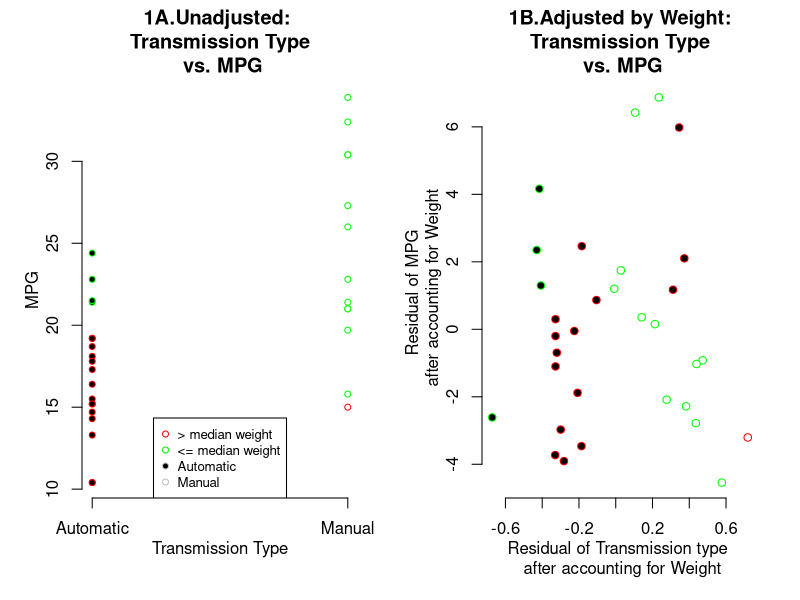
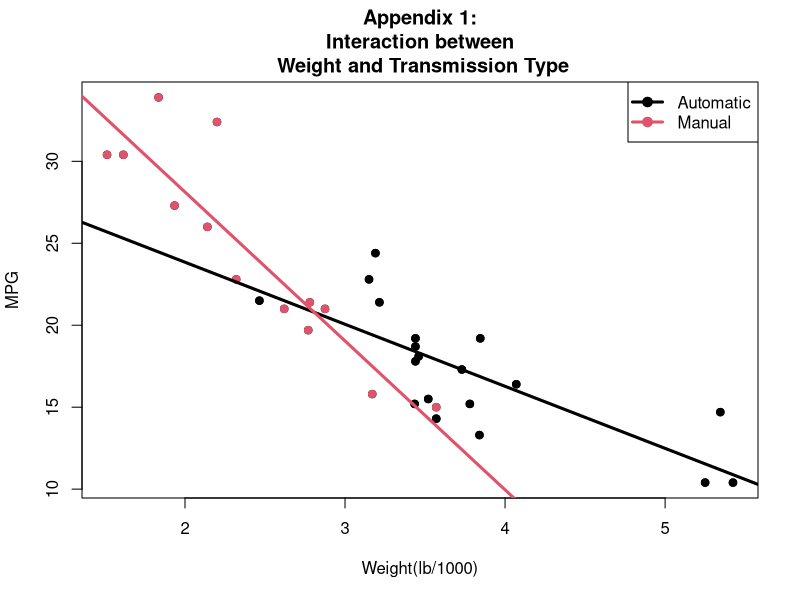
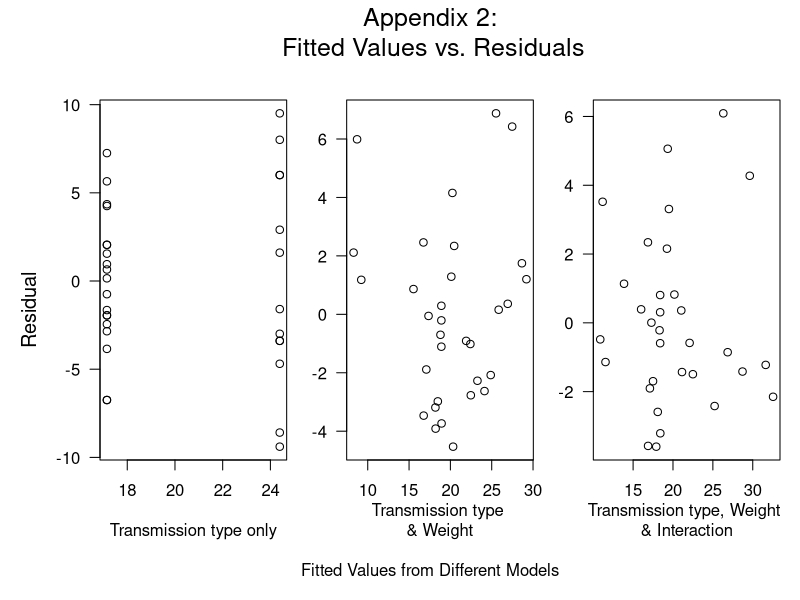

The R script that drew these images, in order:
## ---- chunk 1
setwd('~/Documents/Coursera/RegressionModels/MotorTrend'); library(datasets)
d = mtcars; d$am.f = as.factor(d$am) # (0 = automatic, 1 = manual)
mMPG.auto = round(mean(d$mpg[d$am.f=='0']),2); mMPG.man = round(mean(d$mpg[d$am.f=='1']),2);
sdMPG.auto = round(sd(d$mpg[d$am.f=='0']),2); sdMPG.man = round(sd(d$mpg[d$am.f=='1']),2);
dotCol = ifelse(d$wt>median(d$wt),'red','green'); dotBG = ifelse(d$am==0,'black','white')
png(file='Figure1.png', width=300, height=240, units="px", pointsize=7.5); par(mfrow = c(1, 2))
plot(mpg~am, data=d, pch=21, col=dotCol, bg=dotBG, mgp = c(2, 1, 0),
     main="1A.Unadjusted: \n Transmission Type \n vs. MPG",
     xlab="Transmission Type", ylab="MPG", cex=.8, axes=FALSE)
axis(1, 0:1, c('Automatic','Manual'), cex=.7); axis(2)
legend('bottom',c('> median weight','<= median weight','Automatic','Manual'), 
       pch=21, cex=.8, col=c('red','green','grey','grey'), pt.bg=c(NA,NA,'black',NA))
plot(resid(lm(am~wt, data=d)), resid(lm(mpg~wt, data=d)), 
     pch=21, col=dotCol, bg=dotBG, axes=FALSE, ann=FALSE, xaxt='n')
title(main="1B.Adjusted by Weight:\n Transmission Type \n vs. MPG"); 
title(ylab="Residual of MPG \n after accounting for Weight", mgp = c(2, 1, 0), cex=.7); 
title(xlab="Residual of Transmission type \n after accounting for Weight", mgp=c(3,1,0), cex=.7)
axis(1); axis(2); dev.off(); par(mfrow = c(1, 1))
## ---- chunk 2
lm.simple = lm(mpg~am.f, data=d); # model1: just am
lm.all = lm(mpg~., data=mtcars); # model2: all variables
lm.mix = lm(mpg~am.f+wt, data=d); # model3: am and wt
lmBoth <- lm(mpg~wt+am.f+wt*am.f,data=d) # model4: with interaction term
## ---- chunk 3
png(file='Appendix1.png', width=240, height=240, units="px", pointsize=10);
plot(d$wt,d$mpg,pch=19,ann=FALSE); points(d$wt,d$mpg,pch=19,col=((d$am.f=="1")*1+1))
abline(c(lmBoth$coeff[1],lmBoth$coeff[2]),col=1,lwd=3) # automatic
abline(c(lmBoth$coeff[1]+lmBoth$coeff[3], lmBoth$coeff[2]+lmBoth$coeff[4]),col=2,lwd=3) # manual
title(main="Appendix 1:\n Interaction between \n Weight and Transmission Type");
title(ylab="MPG"); title(xlab="Weight(lb/1000)"); 
legend('topright',c('Automatic','Manual'), pch=21, col=c(1,2), pt.bg=c(1,2), lwd=3); dev.off()
png(file='Appendix2.png', width=720, height=240, units="px", pointsize=12)
par(mfrow=c(1,3), oma=c(3,3,4,0), mar=c(4,2,1,1), las=1, cex=1)
plot(lm.simple$fitted.values, lm.simple$res, xlab="Transmission type only", ylab="")
plot(lm.mix$fitted.values, lm.mix$res,xlab="Transmission type \n& Weight", ylab="")
plot(lmBoth$fitted.values, lmBoth$res, xlab="Transmission type, Weight \n& Interaction", ylab="")
mtext("Fitted Values from Different Models", 1, 1, outer=TRUE, cex=1); mtext("Residual", 2, 1, outer=TRUE, las=0,cex=1.2)
mtext("Appendix 2:\n Fitted Values vs. Residuals", 3, 1, outer=TRUE, cex=1.5); dev.off();par(mfrow = c(1, 1))
